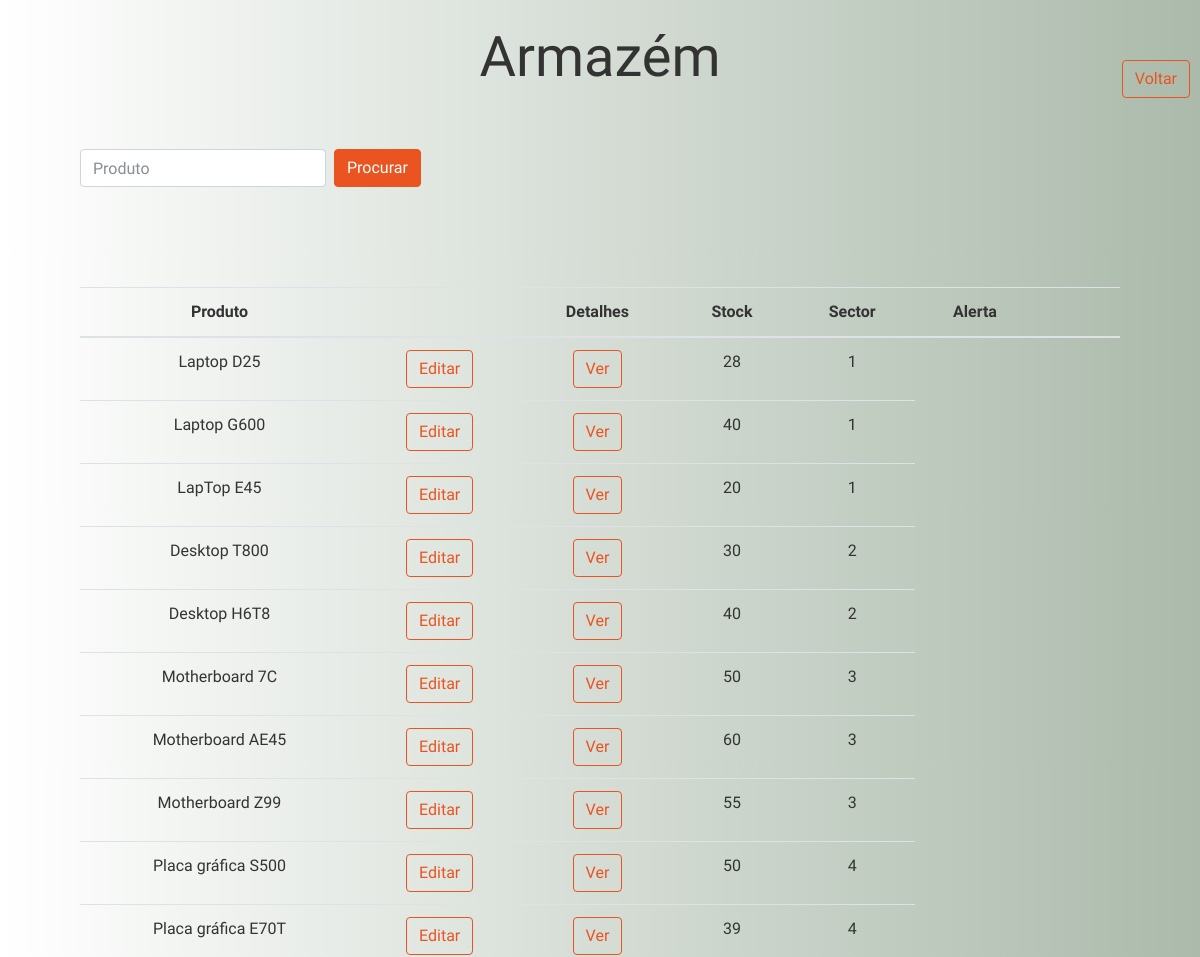
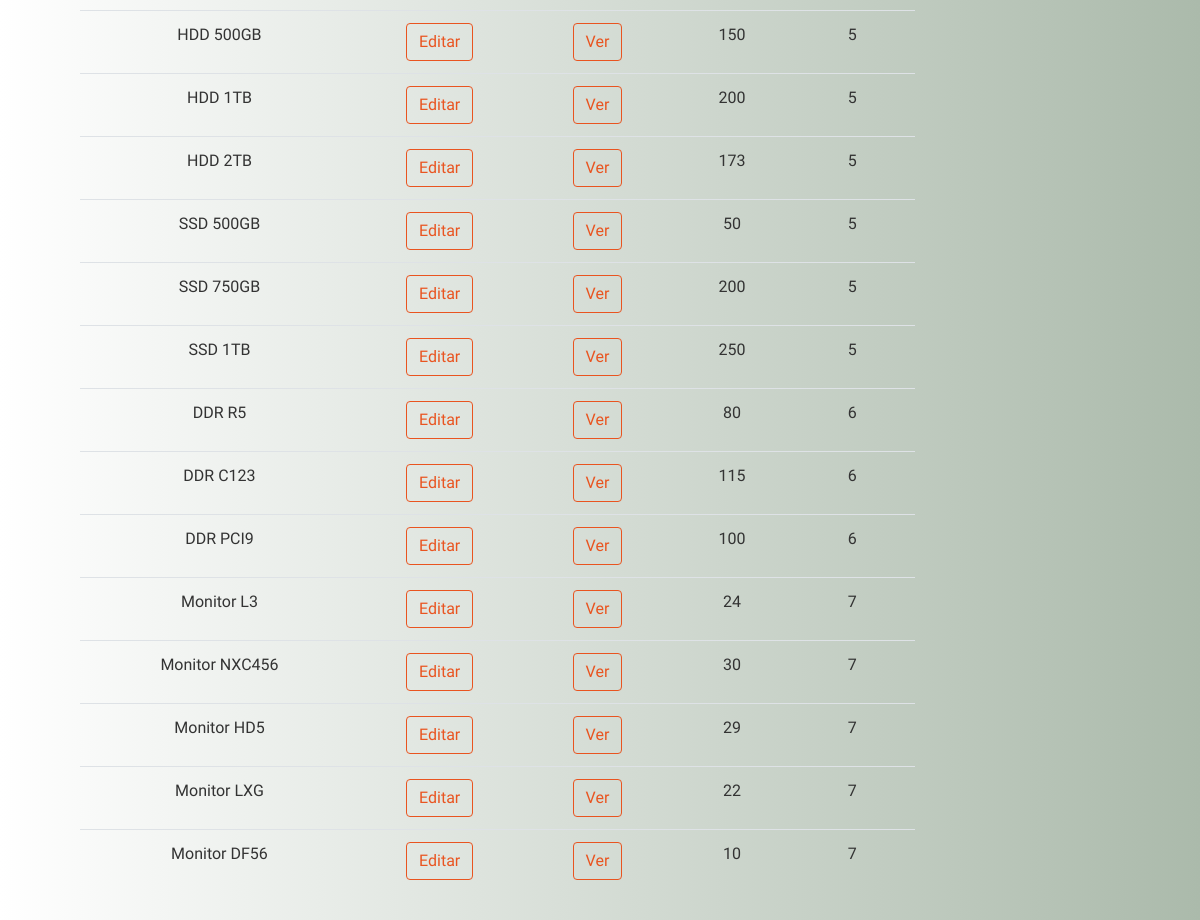
The app's page /warehouse (signed in), older data (2 pictures, top to bottom).
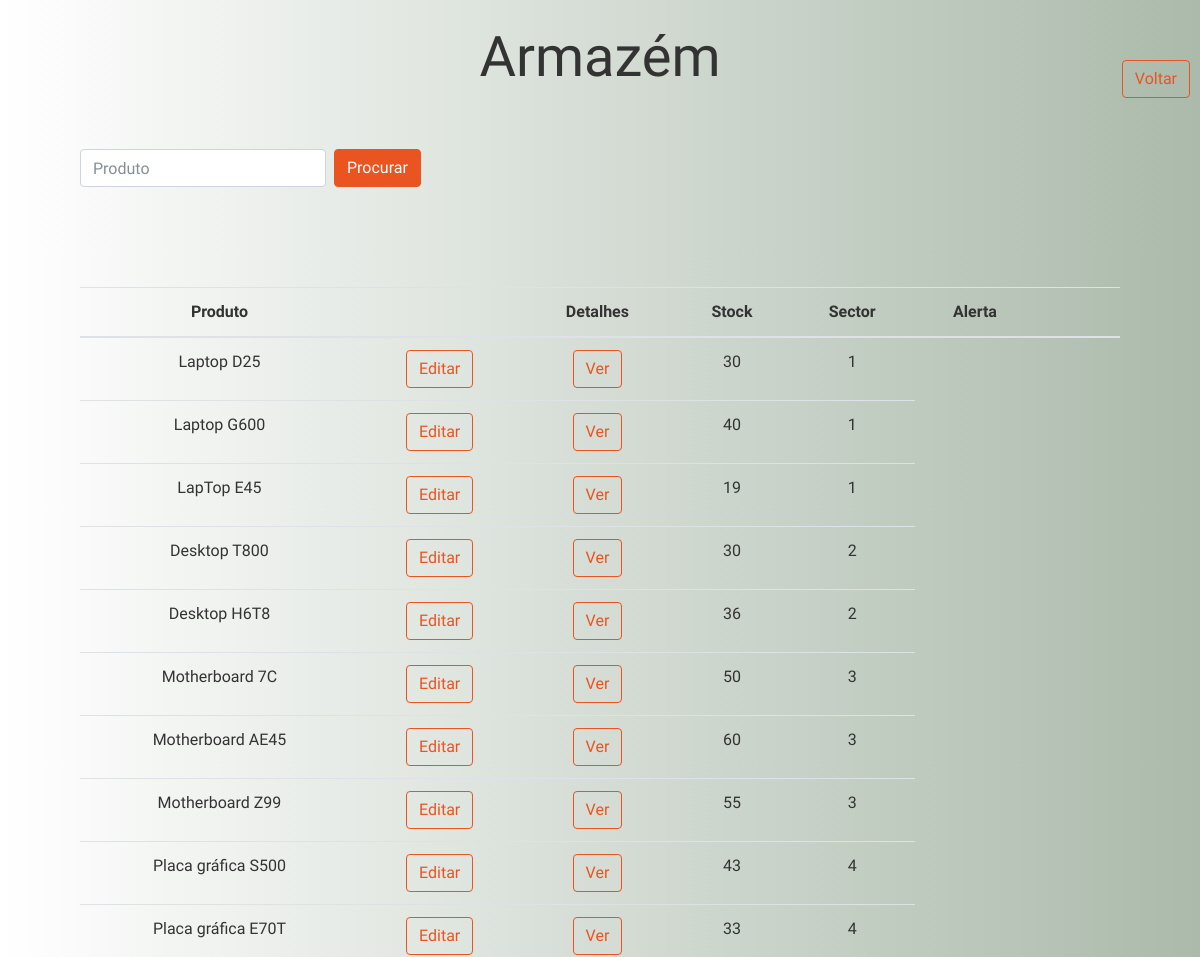
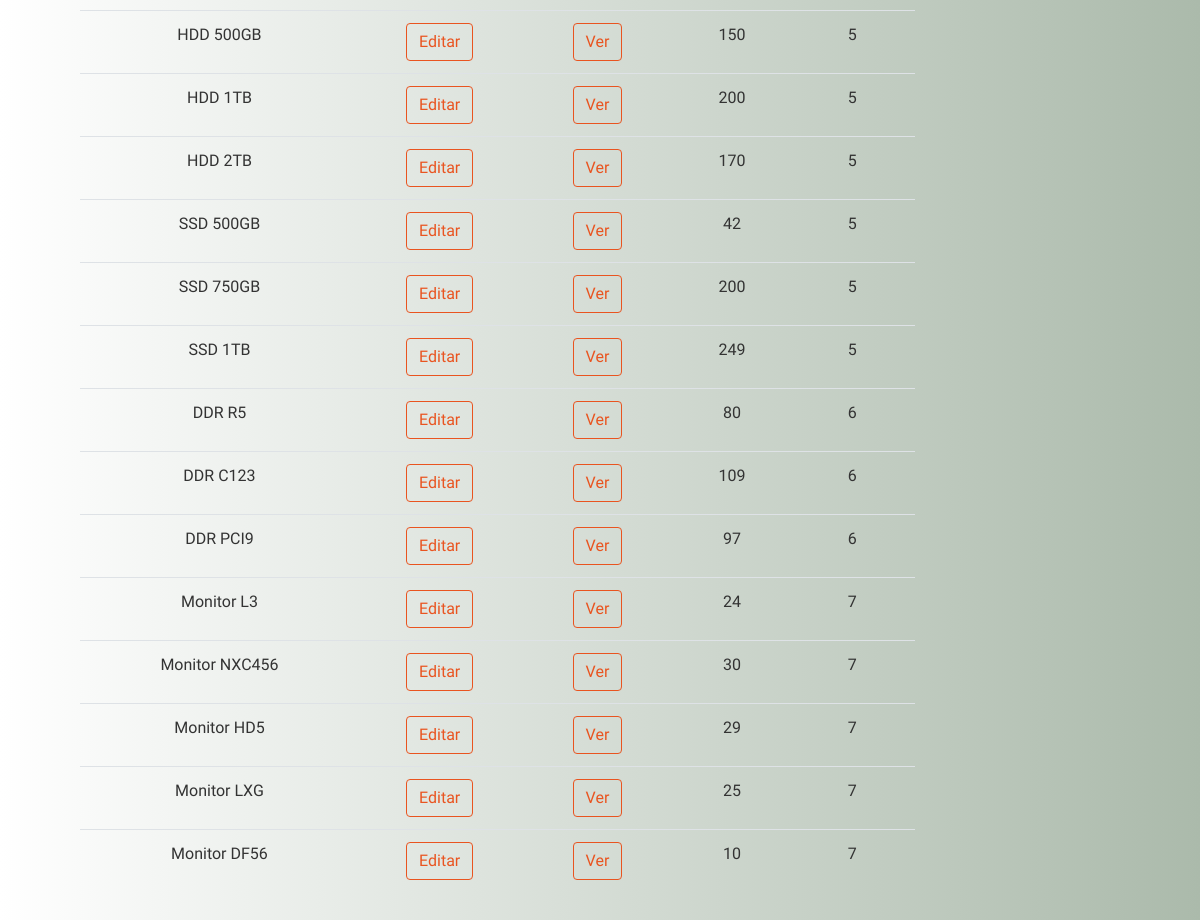
The same page, newer data (2 pictures, top to bottom).
### infortech/products/models.py (models this page shows, shortened)
class Product(db.Model):
    id = db.Column(db.Integer, primary_key=True)
    pub_date = db.Column(db.DateTime, default=datetime.utcnow)
    name = db.Column(db.String(80), nullable=False)
    max_stock = db.Column(db.Integer, nullable=False)
    stock = db.Column(db.Integer, nullable=False)
    sector = db.Column(db.Integer, nullable=False)
    supplier_discount = db.Column(db.Integer, nullable=False)
    base_price = db.Column(db.Float, nullable=False)
    price_paid = db.Column(db.Float, nullable=False)
    product_IVA = db.Column(db.Integer, nullable=False)
    price = db.Column(db.Numeric(10, 2), nullable=False)
    total_order = db.Column(db.Integer, nullable=False)
    supplier_id = db.Column(db.Integer, db.ForeignKey('supplier.id'),
                            nullable=False)
    supplier = db.relationship('Supplier',
                               backref=db.backref('products', lazy=True))
    category_id = db.Column(db.Integer, db.ForeignKey('category.id'),
                            nullable=False)
    category = db.relationship('Category',
                               backref=db.backref('categories', lazy=True))

### infortech/products/routes.py (the view)
@app.route('/warehouse')
def warehouse():
    if 'username' not in session:
        flash(f'Login necessário para continuar', 'danger')
        return redirect(url_for('login_admin'))
    products = Product.query.order_by(Product.sector)
    suppliers = Supplier.query.all()
    categories = Category.query.all()
    return render_template('products/warehouse.html', products=products, suppliers=suppliers, categories=categories)

### infortech/templates/products/warehouse.html (shortened to what this page needs)
{% extends "layout.html" %}
{% block content %}
<h1 class="display-4 text-center mt-4 titulo">Armazém</h1>
<div class="container text-center">
    <form class="form-inline my-2 my-lg-0" action="{{ url_for('warehouse_result')}}">
        <input class="form-control mr-sm-2" type="search" placeholder="Produto" aria-label="Search" name="q">
        <button class="btn btn-primary " type="submit">Procurar</button>
    </form>
</div>
<div class="container text-center">
  <a href="/admin">
        <button type="button" class="btn btn-outline-primary">Voltar</button>
    </a>
    {% from "_formhelpers.html" import render_field %}
  <table class="table">
  <thead>
      <th scope="col">Produto</th>
      <th scope="col"></th>
      <th scope="col">Detalhes</th>
      <th scope="col">Stock</th>
      <th scope="col">Sector</th>
      <th scope="col">Alerta</th>
      <th scope="col"></th>
      <th scope="col"></th>
  </thead>
  <tbody>
  {% for product in products %}
  {% set low_stock = product.max_stock|int - (product.max_stock * 0.8)|int  %}
    <tr>
      <td>{{product.name}}</td>
      <td> <a href="{{url_for('edit_product', id=product.id)}}" class="btn btn-outline-primary">Editar</a> </td>
      <td>
          <button type="button" class="btn btn-outline-primary" data-toggle="modal" data-target="#Modal-Detail-{{ product.id }}">
                Ver
          </button>
      </td>
      <td>{{product.stock}}</td>
      <td>{{product.sector}}</td>
    </tr>
  {% endfor %}
  </tbody>
</table>
</div>
{% endblock content %}

Row changes from the older to the newer data that the page shows:
changed Product "Laptop D25": stock "28" → "30"
changed Product "LapTop E45": stock "20" → "19"
changed Product "Desktop H6T8": stock "40" → "36"
changed Product "Placa gráfica S500": stock "50" → "43"
changed Product "Placa gráfica E70T": stock "39" → "33"
changed Product "HDD 2TB": stock "173" → "170"
changed Product "SSD 500GB": stock "50" → "42"
changed Product "SSD 1TB": stock "250" → "249"
changed Product "DDR C123": stock "115" → "109"
changed Product "DDR PCI9": stock "100" → "97"
changed Product "Monitor LXG": stock "22" → "25"
